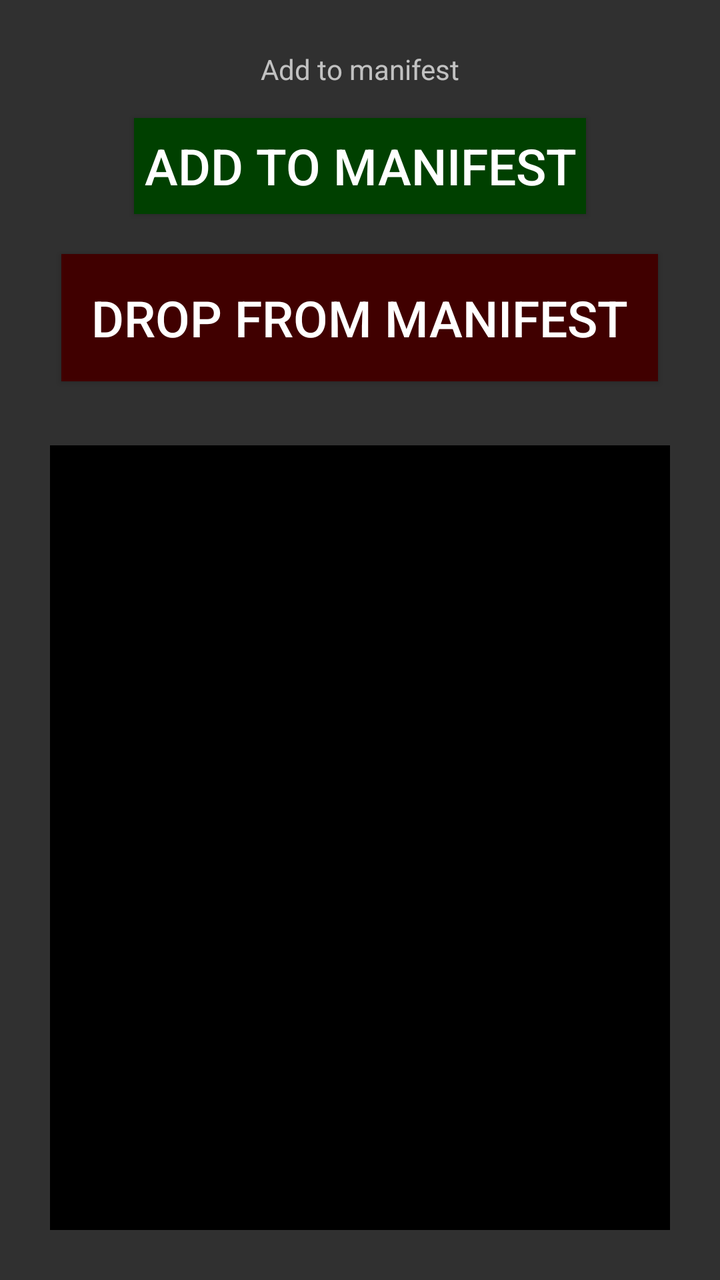
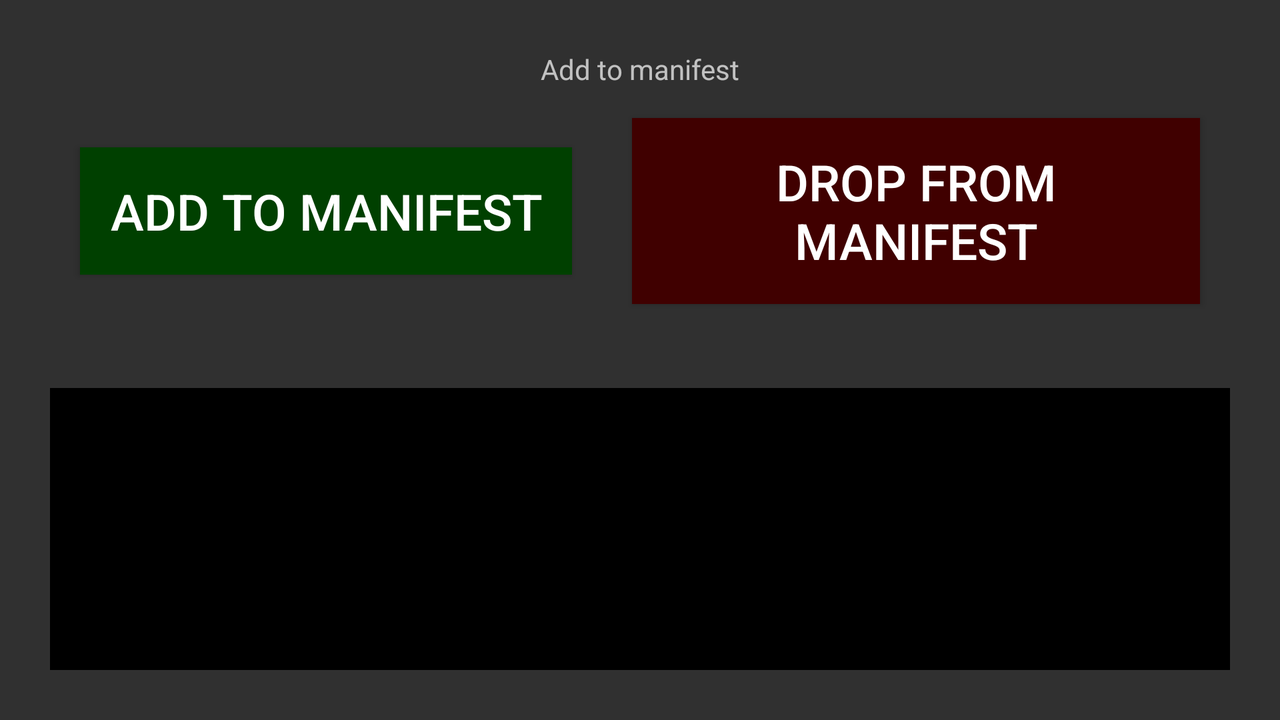

One screen, two layout resources from the same app: the default and the author's alternative for another configuration. Each is rendered where Android would select it; the XML of both is given below.
<!-- AndroidManifest.xml: application theme AppTheme -->
<!-- res/layout/manifest_activity.xml -->
<?xml version="1.0" encoding="utf-8"?>
<LinearLayout 
    xmlns:android="http://schemas.android.com/apk/res/android"
    android:layout_width="match_parent"
    android:layout_height="wrap_content"
    android:orientation="vertical"
    android:padding="25dp"
    >

    <TextView
        android:id="@+id/manifest_mode_label"
        android:layout_width="match_parent"
        android:layout_height="wrap_content"
        android:gravity="center"
        android:text="@string/add_button" />
    
    <LinearLayout
        android:layout_width="match_parent"
        android:layout_height="wrap_content"
        android:orientation="vertical"
        android:gravity="center"
        style="?android:attr/buttonBarStyle"
        >

        <Button
            android:id="@+id/add_to_manifest_button"
            android:layout_width="wrap_content"
            android:layout_height="wrap_content" 
            android:text="@string/add_button"
            android:layout_margin="15dp"
            android:background="#004000"
            android:padding="5dp"
            android:textSize="25sp"
            />

        <Button
            android:id="@+id/drop_from_manifest_button"
            android:layout_width="wrap_content"
            android:layout_height="wrap_content" 
            android:text="@string/drop_button"
            android:layout_margin="5dp"
            android:background="#400000"
            android:padding="15dp"
            android:textSize="25sp"
            />

    </LinearLayout>

    <LinearLayout
        android:layout_width="match_parent"
        android:layout_height="wrap_content" >

        <TextView
            android:id="@+id/manifest_latest_label"
            android:textSize="20sp"
            android:paddingRight="5dp"
            android:layout_width="wrap_content"
            android:layout_height="wrap_content" />

        <TextView
            android:id="@+id/manifest_latest_rider"
            android:textSize="20sp"
            android:layout_width="match_parent"
            android:layout_height="wrap_content" />

    </LinearLayout>

    <ListView android:id="@+id/manifest_list"
               android:layout_width="match_parent"
               android:layout_height="0dip"
               android:background="#002200"
               android:layout_weight="1"
               android:drawSelectorOnTop="false"/>
    
    <TextView android:id="@+id/manifest_empty"
               android:layout_width="match_parent"
               android:layout_height="match_parent"
               android:textSize="36sp"
               android:textStyle="bold"
               android:padding="30dp"
               android:gravity="center"
               android:background="#000000" />

</LinearLayout>
<!-- resources referenced by this layout -->
<resources>
  <string name="add_button">Add to manifest</string>
  <string name="drop_button">Drop from manifest</string>
  <style name="AppTheme" parent="Theme.AppCompat">
      </style>
</resources>
<!-- res/layout-w400dp/manifest_activity.xml (the author's variant of the layout above) -->
<!-- drawn on the phone turned sideways -->
<?xml version="1.0" encoding="utf-8"?>
<LinearLayout 
    xmlns:android="http://schemas.android.com/apk/res/android"
    android:layout_width="match_parent"
    android:layout_height="wrap_content"
    android:orientation="vertical"
    android:padding="25dp"
    >

    <TextView
        android:id="@+id/manifest_mode_label"
        android:layout_width="match_parent"
        android:layout_height="wrap_content"
        android:gravity="center"
        android:text="@string/add_button" />
    
    <LinearLayout
        android:layout_width="match_parent"
        android:layout_height="wrap_content"
        android:gravity="center"
        style="?android:attr/buttonBarStyle"
        >

        <Button
            android:id="@+id/add_to_manifest_button"
            android:layout_width="wrap_content"
            android:layout_height="wrap_content" 
            android:text="@string/add_button"
            android:layout_margin="15dp"
            android:background="#004000"
            android:padding="15dp"
            android:textSize="25sp"
            />

        <Button
            android:id="@+id/drop_from_manifest_button"
            android:layout_width="wrap_content"
            android:layout_height="wrap_content" 
            android:text="@string/drop_button"
            android:layout_margin="15dp"
            android:background="#400000"
            android:padding="15dp"
            android:textSize="25sp"
            />

    </LinearLayout>

    <LinearLayout
        android:layout_width="match_parent"
        android:layout_height="wrap_content" >

        <TextView
            android:id="@+id/manifest_latest_label"
            android:textSize="20sp"
            android:paddingRight="5dp"
            android:layout_width="wrap_content"
            android:layout_height="wrap_content" />

        <TextView
            android:id="@+id/manifest_latest_rider"
            android:textSize="20sp"
            android:layout_width="match_parent"
            android:layout_height="wrap_content" />

    </LinearLayout>

    <ListView android:id="@android:id/list"
               android:layout_width="match_parent"
               android:layout_height="0dip"
               android:background="#002200"
               android:layout_weight="1"
               android:drawSelectorOnTop="false"/>
    
    <TextView android:id="@android:id/empty"
               android:layout_width="match_parent"
               android:layout_height="match_parent"
               android:textSize="36sp"
               android:textStyle="bold"
               android:padding="30dp"
               android:gravity="center"
               android:background="#000000" />

</LinearLayout>
